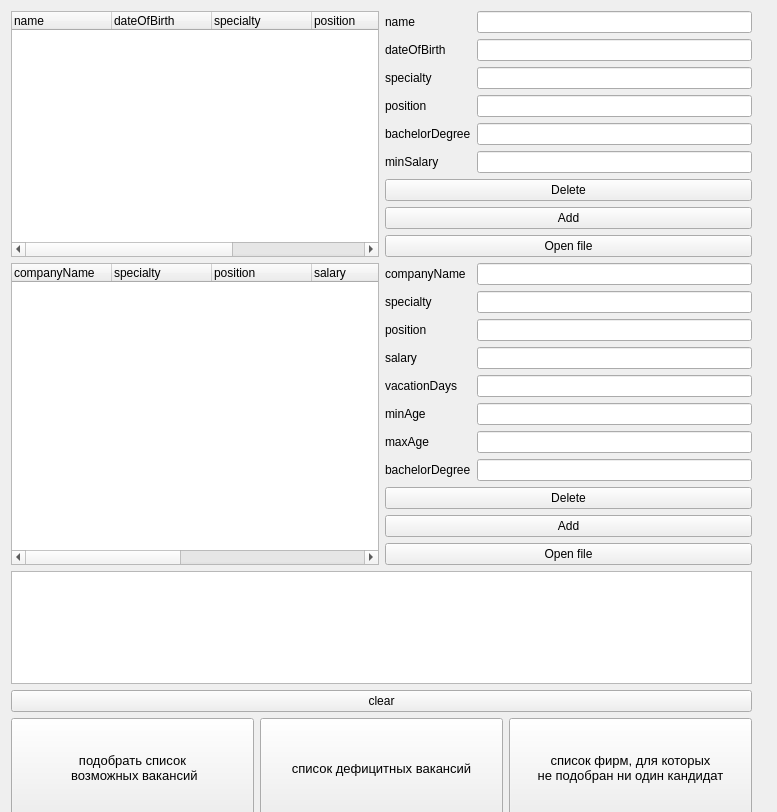
<?xml version="1.0" encoding="UTF-8"?>
<ui version="4.0">
 <class>MainWindow</class>
 <widget class="QMainWindow" name="MainWindow">
  <property name="geometry">
   <rect>
    <x>0</x>
    <y>0</y>
    <width>777</width>
    <height>812</height>
   </rect>
  </property>
  <property name="windowTitle">
   <string>MainWindow</string>
  </property>
  <widget class="QWidget" name="centralwidget">
   <widget class="QWidget" name="layoutWidget">
    <property name="geometry">
     <rect>
      <x>11</x>
      <y>11</y>
      <width>741</width>
      <height>807</height>
     </rect>
    </property>
    <layout class="QVBoxLayout" name="verticalLayout_2">
     <item>
      <layout class="QHBoxLayout" name="horizontalLayout_4">
       <item>
        <widget class="QTreeWidget" name="candidateTreeWidget">
         <column>
          <property name="text">
           <string notr="true">name</string>
          </property>
         </column>
         <column>
          <property name="text">
           <string>dateOfBirth</string>
          </property>
         </column>
         <column>
          <property name="text">
           <string>specialty</string>
          </property>
         </column>
         <column>
          <property name="text">
           <string>position</string>
          </property>
         </column>
         <column>
          <property name="text">
           <string>bachelorDegree</string>
          </property>
         </column>
         <column>
          <property name="text">
           <string>minSalary</string>
          </property>
         </column>
        </widget>
       </item>
       <item>
        <layout class="QVBoxLayout" name="verticalLayout_7">
         <item>
          <layout class="QHBoxLayout" name="horizontalLayout_3">
           <item>
            <layout class="QVBoxLayout" name="verticalLayout_6">
             <item>
              <widget class="QLabel" name="label">
               <property name="text">
                <string>name</string>
               </property>
              </widget>
             </item>
             <item>
              <widget class="QLabel" name="label_15">
               <property name="text">
                <string>dateOfBirth</string>
               </property>
              </widget>
             </item>
             <item>
              <widget class="QLabel" name="label_10">
               <property name="text">
                <string>specialty</string>
               </property>
              </widget>
             </item>
             <item>
              <widget class="QLabel" name="label_16">
               <property name="text">
                <string>position</string>
               </property>
              </widget>
             </item>
             <item>
              <widget class="QLabel" name="label_14">
               <property name="text">
                <string>bachelorDegree</string>
               </property>
              </widget>
             </item>
             <item>
              <widget class="QLabel" name="label_13">
               <property name="text">
                <string>minSalary</string>
               </property>
              </widget>
             </item>
            </layout>
           </item>
           <item>
            <layout class="QVBoxLayout" name="verticalLayout_4">
             <item>
              <widget class="QLineEdit" name="nameLineEdit"/>
             </item>
             <item>
              <widget class="QLineEdit" name="dateOfBirthLineEdit"/>
             </item>
             <item>
              <widget class="QLineEdit" name="specialtyLineEdit"/>
             </item>
             <item>
              <widget class="QLineEdit" name="positionLineEdit"/>
             </item>
             <item>
              <widget class="QLineEdit" name="bachelorDegreeLineEdit"/>
             </item>
             <item>
              <widget class="QLineEdit" name="minSalaryLineEdit"/>
             </item>
            </layout>
           </item>
          </layout>
         </item>
         <item>
          <widget class="QPushButton" name="deleteCandidatePushButton">
           <property name="text">
            <string>Delete</string>
           </property>
          </widget>
         </item>
         <item>
          <widget class="QPushButton" name="addCandidate">
           <property name="text">
            <string>Add</string>
           </property>
          </widget>
         </item>
         <item>
          <widget class="QPushButton" name="openCandiateFilePushButton">
           <property name="text">
            <string>Open file</string>
           </property>
          </widget>
         </item>
        </layout>
       </item>
      </layout>
     </item>
     <item>
      <layout class="QHBoxLayout" name="horizontalLayout_5">
       <item>
        <widget class="QTreeWidget" name="companyTreeWidget">
         <property name="minimumSize">
          <size>
           <width>0</width>
           <height>0</height>
          </size>
         </property>
         <column>
          <property name="text">
           <string notr="true">companyName</string>
          </property>
         </column>
         <column>
          <property name="text">
           <string>specialty</string>
          </property>
         </column>
         <column>
          <property name="text">
           <string>position</string>
          </property>
         </column>
         <column>
          <property name="text">
           <string>salary</string>
          </property>
         </column>
         <column>
          <property name="text">
           <string>vacationDays</string>
          </property>
         </column>
         <column>
          <property name="text">
           <string>minAge</string>
          </property>
         </column>
         <column>
          <property name="text">
           <string>maxAge</string>
          </property>
         </column>
         <column>
          <property name="text">
           <string>bachelorDegree</string>
          </property>
         </column>
        </widget>
       </item>
       <item>
        <layout class="QVBoxLayout" name="verticalLayout_8">
         <item>
          <layout class="QHBoxLayout" name="horizontalLayout_2">
           <item>
            <layout class="QVBoxLayout" name="verticalLayout_5">
             <item>
              <widget class="QLabel" name="label_2">
               <property name="text">
                <string>companyName</string>
               </property>
              </widget>
             </item>
             <item>
              <widget class="QLabel" name="label_3">
               <property name="text">
                <string>specialty</string>
               </property>
              </widget>
             </item>
             <item>
              <widget class="QLabel" name="label_4">
               <property name="text">
                <string>position</string>
               </property>
              </widget>
             </item>
             <item>
              <widget class="QLabel" name="label_5">
               <property name="text">
                <string>salary</string>
               </property>
              </widget>
             </item>
             <item>
              <widget class="QLabel" name="label_6">
               <property name="text">
                <string>vacationDays</string>
               </property>
              </widget>
             </item>
             <item>
              <widget class="QLabel" name="label_7">
               <property name="text">
                <string>minAge</string>
               </property>
              </widget>
             </item>
             <item>
              <widget class="QLabel" name="label_8">
               <property name="text">
                <string>maxAge</string>
               </property>
              </widget>
             </item>
             <item>
              <widget class="QLabel" name="label_9">
               <property name="text">
                <string>bachelorDegree</string>
               </property>
              </widget>
             </item>
            </layout>
           </item>
           <item>
            <layout class="QVBoxLayout" name="verticalLayout_3">
             <item>
              <widget class="QLineEdit" name="companyNameLineEdit"/>
             </item>
             <item>
              <widget class="QLineEdit" name="companySpecialtyLineEdit"/>
             </item>
             <item>
              <widget class="QLineEdit" name="companyPositionLineEdit"/>
             </item>
             <item>
              <widget class="QLineEdit" name="salaryLineEdit"/>
             </item>
             <item>
              <widget class="QLineEdit" name="vacationDaysLineEdit"/>
             </item>
             <item>
              <widget class="QLineEdit" name="minAgeLineEdit"/>
             </item>
             <item>
              <widget class="QLineEdit" name="maxAgeLineEdit"/>
             </item>
             <item>
              <widget class="QLineEdit" name="companyBachelorDegreeLineEdit"/>
             </item>
            </layout>
           </item>
          </layout>
         </item>
         <item>
          <widget class="QPushButton" name="deleteCompanyPushButton">
           <property name="text">
            <string>Delete</string>
           </property>
          </widget>
         </item>
         <item>
          <widget class="QPushButton" name="addCompany">
           <property name="text">
            <string>Add</string>
           </property>
          </widget>
         </item>
         <item>
          <widget class="QPushButton" name="openCompanyFilePushButton">
           <property name="text">
            <string>Open file</string>
           </property>
          </widget>
         </item>
        </layout>
       </item>
      </layout>
     </item>
     <item>
      <layout class="QVBoxLayout" name="verticalLayout">
       <item>
        <widget class="QListWidget" name="listWidget"/>
       </item>
       <item>
        <widget class="QPushButton" name="clearPushButton">
         <property name="text">
          <string>clear</string>
         </property>
        </widget>
       </item>
       <item>
        <layout class="QHBoxLayout" name="horizontalLayout">
         <item>
          <widget class="QPushButton" name="listOfAvailableSpecialtysPushButton">
           <property name="minimumSize">
            <size>
             <width>0</width>
             <height>100</height>
            </size>
           </property>
           <property name="maximumSize">
            <size>
             <width>16777215</width>
             <height>100</height>
            </size>
           </property>
           <property name="sizeIncrement">
            <size>
             <width>0</width>
             <height>0</height>
            </size>
           </property>
           <property name="baseSize">
            <size>
             <width>0</width>
             <height>0</height>
            </size>
           </property>
           <property name="font">
            <font>
             <pointsize>10</pointsize>
            </font>
           </property>
           <property name="text">
            <string>подобрать список 
 возможных вакансий</string>
           </property>
          </widget>
         </item>
         <item>
          <widget class="QPushButton" name="listOfRareSpeciltyPushButton">
           <property name="minimumSize">
            <size>
             <width>0</width>
             <height>100</height>
            </size>
           </property>
           <property name="font">
            <font>
             <pointsize>10</pointsize>
            </font>
           </property>
           <property name="text">
            <string>список дефицитных вакансий</string>
           </property>
          </widget>
         </item>
         <item>
          <widget class="QPushButton" name="listOfFirmsWithoutAnyCandidatePushButton">
           <property name="minimumSize">
            <size>
             <width>0</width>
             <height>100</height>
            </size>
           </property>
           <property name="font">
            <font>
             <pointsize>10</pointsize>
            </font>
           </property>
           <property name="text">
            <string>список фирм, для которых 
не подобран ни один кандидат</string>
           </property>
          </widget>
         </item>
        </layout>
       </item>
      </layout>
     </item>
    </layout>
   </widget>
  </widget>
 </widget>
 <resources/>
 <connections/>
</ui>
